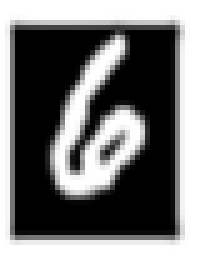
#> input picture TIMUS/image2.png, 41 x 56 px (shown 5 times larger)
$ python trabajofinalsinSOCKET.py   (older library calls are emulated)
#> lines starting #> are read from the running program, lines starting #| are printed output that depends on the picture; after the words box and inside, x2 and y2 are one past the last pixel; in counts of white or black regions, pixels touching at a corner belong together
import cv2
import numpy as np
import pytesseract
from scipy.ndimage import gaussian_filter

def compute_gvf(f, mu, iterations):
    u = np.zeros_like(f, dtype=np.float64)
    v = np.zeros_like(f, dtype=np.float64)
    fx, fy = np.gradient(f.astype(np.float64))
    fx = np.clip(fx, -1e5, 1e5)
    fy = np.clip(fy, -1e5, 1e5)
    for _ in range(iterations):
        u_xx = cv2.Laplacian(u, cv2.CV_64F)
        u_yy = cv2.Laplacian(v, cv2.CV_64F)
        u = u + mu * u_xx - (u - fx) * (fx**2 + fy**2)
        v = v + mu * u_yy - (v - fy) * (fx**2 + fy**2)
        u = np.clip(u, -1e5, 1e5)
        v = np.clip(v, -1e5, 1e5)
    return u, v

def process_image(image_path):
#> called with image_path = 'image2.png'
    image = cv2.imread(image_path)
#> image is the input picture: shape (56, 41, 3); min 0, max 255, mean 128.7
    if image is None:
        print("Error al leer la imagen")
        return

    print("Imagen leída correctamente, dimensiones:", image.shape)
#| Imagen leída correctamente, dimensiones: (56, 41, 3)

    gray = cv2.cvtColor(image, cv2.COLOR_BGR2GRAY)
    print("Imagen convertida a escala de grises")

    blurred = gaussian_filter(gray, sigma=1)
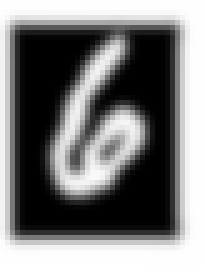
#> blurred: shape (56, 41) (shown 5 times larger); min 0, max 255, mean 128
    _, binary = cv2.threshold(blurred, 128, 255, cv2.THRESH_BINARY | cv2.THRESH_OTSU)
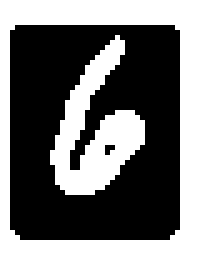
#> binary: shape (56, 41) (shown 5 times larger); 48.6% white; 2 white regions, box (x1, y1, x2, y2) and area: (0, 0, 41, 56) 842, (10, 7, 29, 39) 275
    print("Imagen preprocesada")

    text = pytesseract.image_to_string(binary, lang='eng')
    print("Texto extraído:", text)

if __name__ == "__main__":
    image_path = 'image2.png'
    process_image(image_path)
#> (the call stopped at in process_image, `text = pytesseract.image_to_string(binary, lang='eng')`: pytesseract is not available in this run)
